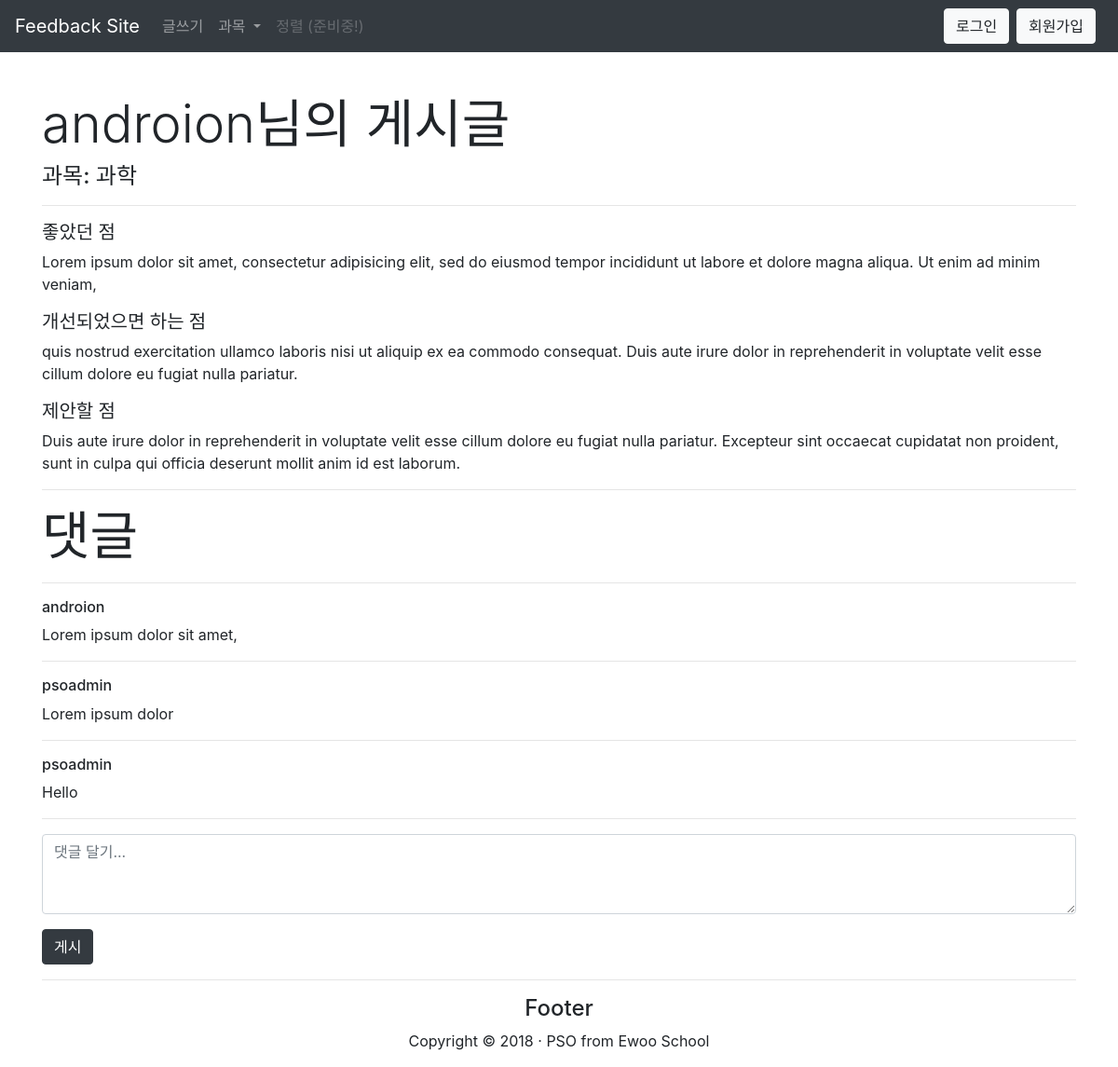
The page /detail/2/ on the database its author committed.
### feedback/models.py (models this page shows, shortened)
class Post(models.Model):
    subject = models.ForeignKey('feedback.Subject', default=1, on_delete=models.CASCADE)
    user = models.ForeignKey(User, on_delete=models.CASCADE)
    goodPoint = models.TextField(verbose_name='좋았던 점', default=' ')
    improvingPoint = models.TextField(verbose_name='개선되었으면 하는 점', default=' ')
    anotherPoint = models.TextField(verbose_name='하고싶은 말', default=' ')
    created_date = models.DateTimeField(auto_now=True)
    numOfLike = models.IntegerField(default=0)
    def __str__(self):
        return str(self.user)

class Subject(models.Model):
    subject = models.CharField(max_length=20, verbose_name='과목')
    created_date = models.DateTimeField(auto_now=True)
    def __str__(self):
        return str(self.subject)

class Comment(models.Model):
    post = models.ForeignKey('feedback.Post', on_delete=models.CASCADE)
    user = models.CharField(verbose_name="작성자", max_length=256)
    commentDesc = models.TextField(verbose_name='댓글', default=' ')
    created_date = models.DateTimeField(auto_now=True)
    def __str__(self):
        return str(self.commentDesc)

### feedback/views.py (the view)
# urls.py: url(r'^detail/(?P<post_id>\d+)/$', views.detail, name='detail'),
def detail(request, post_id):
    if request.method == "POST":
        form = CommentForm(request.POST)
        if form.is_valid():
            comment = form.save(commit=False)
            comment.post = Post.objects.get(id = post_id)
            comment.user = request.user
            comment.created_date = timezone.now()
            comment.save()
            return redirect('/detail/{}'.format(post_id))
    else:
        form = CommentForm()
    subjects = Subject.objects.filter(created_date__lte=timezone.now()).order_by('created_date')
    posts = Post.objects.filter(id = post_id)
    comments = Comment.objects.filter(post = post_id).order_by('created_date').reverse()
    return render(request, 'detail.html', {'posts':posts, 'subjects':subjects, 'comments':comments, 'form':form})

### feedback/forms.py
class CommentForm(forms.ModelForm):
    class Meta:
        model = Comment
        fields = ('commentDesc',)

### feedback/templates/detail.html (shortened to what this page needs)
{% extends 'base.html' %}
{% block content %}
    {% for post in posts %}
        <h1 class="display-4">{{ post }}님의 게시글</h1>
        <div class="content">
            <h4 class="category">과목: {{ post.subject }}</h4>
            <hr>
            <h5>좋았던 점</h5>
            <p class="description">{{ post.goodPoint|linebreaksbr }}</p>
            <h5>개선되었으면 하는 점</h5>
            <p class="description">{{ post.improvingPoint|linebreaksbr }}</p>
            <h5>제안할 점</h5>
            <p class="description">{{ post.anotherPoint|linebreaksbr }}</p>
            <hr>
        </div>
        <h1 class="display-4">댓글</h1>
        <hr>
        {% for comment in comments %}
            <div class="content">
                <h6 class="title">{{ comment.user }}</a></h6>
                <p class="description">{{ comment|linebreaksbr }}</p>
                <hr>
            </div>
        {% endfor %}
            <form method="POST">
                <div class="form-group">
                    <textarea name="commentDesc" class="form-control" required id="id_commentDesc" rows="3" placeholder="댓글 달기..."></textarea>
                </div>
                {% if user.is_authenticated %}
                    <button type="submit" class="btn btn-dark">게시</button>
                </form>
                {% else %}
                </form>
                <button class="btn btn-dark" data-toggle="modal" data-target="#loginModal">게시</button>
                {% endif %}
    {% endfor %}
{% endblock %}

### feedback/static/css/hipster_cards.css (style rules this page uses)
body { background-color: ffffff; }
.form-control, .input-group-addon, .tagsinput, .navbar, .navbar .alert { -webkit-transition: all 300ms linear; -moz-transition: all 300ms linear; -o-transition: all 300ms linear; -ms-transition: all 300ms linear; transition: all 300ms linear; }

### rows shown on the page
Post: user.username "androion", subject "과학", goodPoint "Lorem ipsum dolor sit amet, consectetur adipisicing elit, sed do eiusmod tempor incididunt ut labore et dolore magna aliqua. Ut enim ad minim veniam,", improvingPoint "quis nostrud exercitation ullamco laboris nisi ut aliquip ex ea commodo consequat. Duis aute irure dolor in reprehenderit in voluptate velit esse cillum dolore eu fugiat nulla pariatur.", anotherPoint "Duis aute irure dolor in reprehenderit in voluptate velit esse cillum dolore eu fugiat nulla pariatur. Excepteur sint occaecat cupidatat non proident, sunt in culpa qui officia deserunt mollit anim id est laborum."
Comment: user "androion", commentDesc "Lorem ipsum dolor sit amet,"
Comment: user "psoadmin", commentDesc "Lorem ipsum dolor"
Comment: user "psoadmin", commentDesc "Hello"
